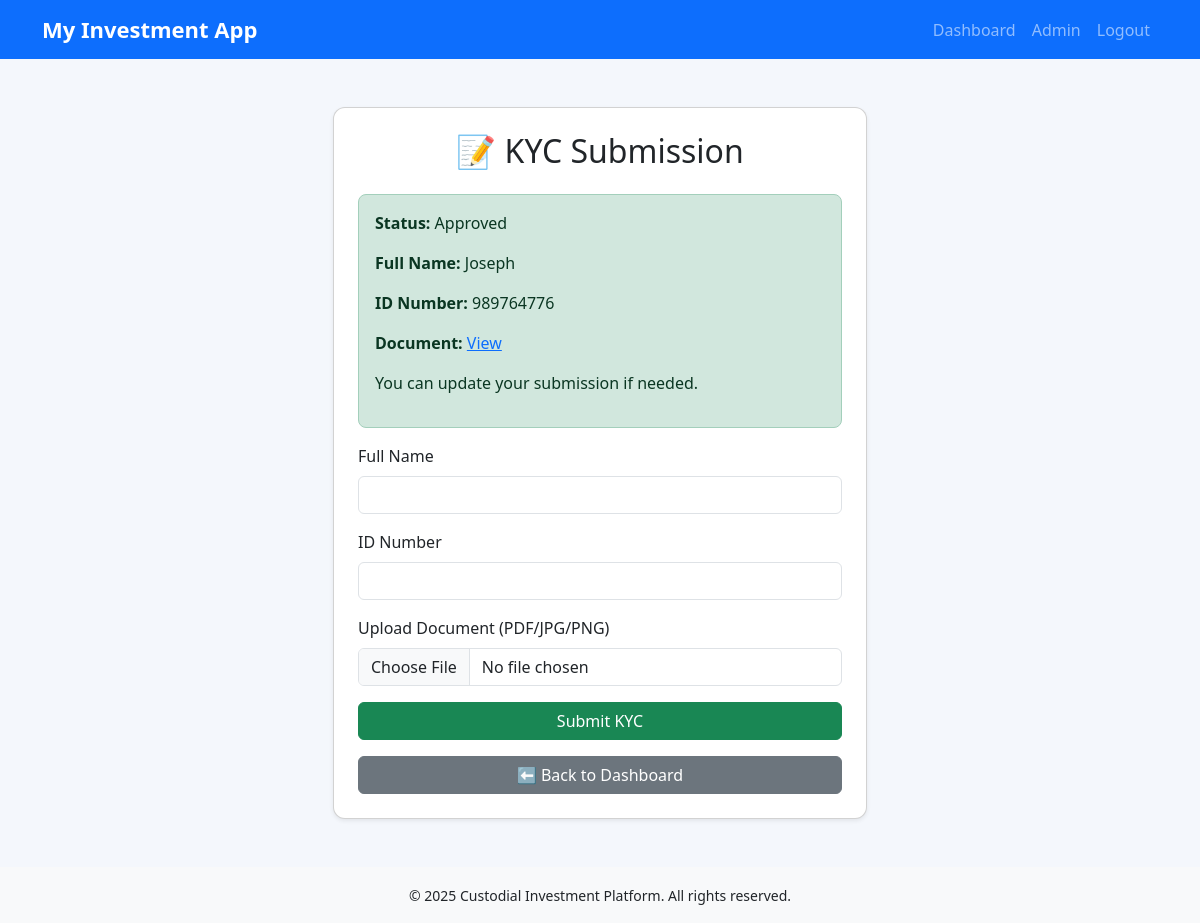
The page /kyc (signed in) on the database its author committed.
### src/app/models.py (models this page shows, shortened)
class KYCLog(db.Model):
    __tablename__ = 'kyc_log'
    id = db.Column(db.Integer, primary_key=True)
    user_id = db.Column(db.Integer, db.ForeignKey('user.id'), nullable=False)
    full_name = db.Column(db.String(200), nullable=False)
    id_number = db.Column(db.String(100), nullable=False)
    document_path = db.Column(db.String(300))
    status = db.Column(db.String(20), default='pending')  # pending, approved, rejected
    timestamp = db.Column(db.DateTime, default=datetime.utcnow)

### src/app/routes.py (the view, shortened to what this page needs)
@main.route('/kyc', methods=['GET', 'POST'])
@login_required
def kyc():
    latest_kyc = KYCLog.query.filter_by(user_id=current_user.id) \
                             .order_by(KYCLog.id.desc()).first()
    return render_template("kyc.html", latest_kyc=latest_kyc)

### src/app/models.py (called while the page is built)
@login_manager.user_loader
def load_user(user_id):
    return User.query.get(int(user_id))

### src/app/templates/kyc.html (shortened to what this page needs)
{% extends "layout.html" %}
{% block content %}
<div class="container mt-5">
  <div class="row justify-content-center">
    <div class="col-md-6">
      <div class="card shadow-sm p-4">
        <h2 class="text-center mb-4">📝 KYC Submission</h2>
        {% if latest_kyc %}
          <div class="alert
                      {% if latest_kyc.status == 'approved' %}alert-success{% endif %}
                      {% if latest_kyc.status == 'rejected' %}alert-danger{% endif %}">
            <p><strong>Status:</strong> {{ latest_kyc.status|capitalize }}</p>
            <p><strong>Full Name:</strong> {{ latest_kyc.full_name }}</p>
            <p><strong>ID Number:</strong> {{ latest_kyc.id_number }}</p>
            <p><strong>Document:</strong>
              <a href="{{ url_for('static', filename='uploads/' ~ latest_kyc.document_path.split('/')[-1]) }}" target="_blank">View</a>
            </p>
            {% if latest_kyc.status == 'rejected' %}
              <p>Please resubmit your KYC with correct details.</p>
            {% else %}
              <p>You can update your submission if needed.</p>
            {% endif %}
          </div>
        {% else %}
          <div class="alert alert-info">
            You have not submitted KYC yet. Please fill the form below.
          </div>
        {% endif %}
        <form method="POST" enctype="multipart/form-data">
          <div class="mb-3">
            <label for="full_name" class="form-label">Full Name</label>
            <input type="text" class="form-control" id="full_name" name="full_name" required>
          </div>
          <div class="mb-3">
            <label for="id_number" class="form-label">ID Number</label>
            <input type="text" class="form-control" id="id_number" name="id_number" required>
          </div>
          <div class="mb-3">
            <label for="document" class="form-label">Upload Document (PDF/JPG/PNG)</label>
            <input type="file" class="form-control" id="document" name="document" accept=".pdf,.jpg,.jpeg,.png" required>
          </div>
          <button type="submit" class="btn btn-success w-100">Submit KYC</button>
        </form>
        <a class="btn btn-secondary w-100 mt-3" href="{{ url_for('main.dashboard') }}">⬅️ Back to Dashboard</a>
      </div>
    </div>
  </div>
</div>
{% endblock %}

### src/app/templates/layout.html (style rules this page uses)
body { background: #f4f7fc; min-height: 100vh; }
.card { border-radius: 12px; box-shadow: 0 0 10px rgba(0,0,0,0.07); }
.btn-primary, .btn-success { min-width: 120px; }
.alert { border-radius: 8px; }

### rows shown on the page
KYCLog: status "Approved", full_name "Joseph", id_number "989764776"

### other values the page prints
{{ current_year or 2025 }} "2025"
